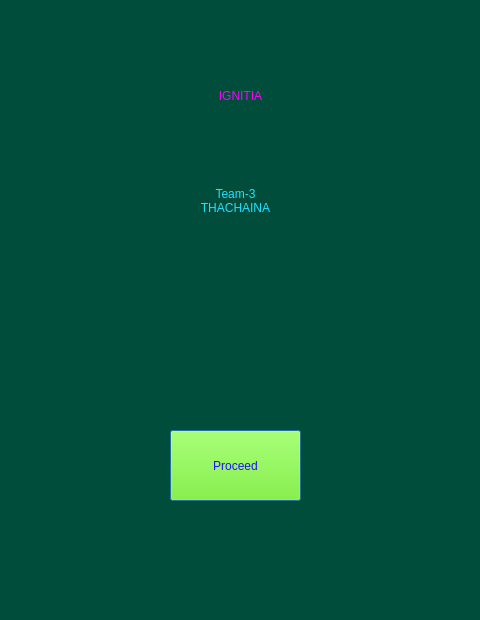
<?xml version="1.0" encoding="UTF-8"?>
<ui version="4.0">
 <class>Dialog</class>
 <widget class="QDialog" name="Dialog">
  <property name="geometry">
   <rect>
    <x>0</x>
    <y>0</y>
    <width>480</width>
    <height>620</height>
   </rect>
  </property>
  <property name="windowTitle">
   <string>Dialog</string>
  </property>
  <property name="styleSheet">
   <string notr="true">background-color: rgb(0, 77, 60);</string>
  </property>
  <widget class="QLabel" name="label">
   <property name="geometry">
    <rect>
     <x>120</x>
     <y>150</y>
     <width>231</width>
     <height>101</height>
    </rect>
   </property>
   <property name="styleSheet">
    <string notr="true">font: 20pt &quot;Calisto MT&quot;;
color: rgb(33, 226, 255);</string>
   </property>
   <property name="text">
    <string>Team-3
THACHAINA</string>
   </property>
   <property name="alignment">
    <set>Qt::AlignCenter</set>
   </property>
  </widget>
  <widget class="QPushButton" name="proceedbutton">
   <property name="geometry">
    <rect>
     <x>170</x>
     <y>430</y>
     <width>131</width>
     <height>71</height>
    </rect>
   </property>
   <property name="styleSheet">
    <string notr="true">color: rgb(32, 17, 255);
background-color: rgb(110, 255, 0);</string>
   </property>
   <property name="text">
    <string>Proceed</string>
   </property>
   <property name="default">
    <bool>false</bool>
   </property>
   <property name="flat">
    <bool>false</bool>
   </property>
  </widget>
  <widget class="QLabel" name="label_2">
   <property name="geometry">
    <rect>
     <x>180</x>
     <y>80</y>
     <width>121</width>
     <height>31</height>
    </rect>
   </property>
   <property name="styleSheet">
    <string notr="true">font: 14pt &quot;MS Shell Dlg 2&quot;;
color: rgb(255, 0, 255)</string>
   </property>
   <property name="text">
    <string>IGNITIA</string>
   </property>
   <property name="alignment">
    <set>Qt::AlignCenter</set>
   </property>
  </widget>
 </widget>
 <resources/>
 <connections/>
</ui>
